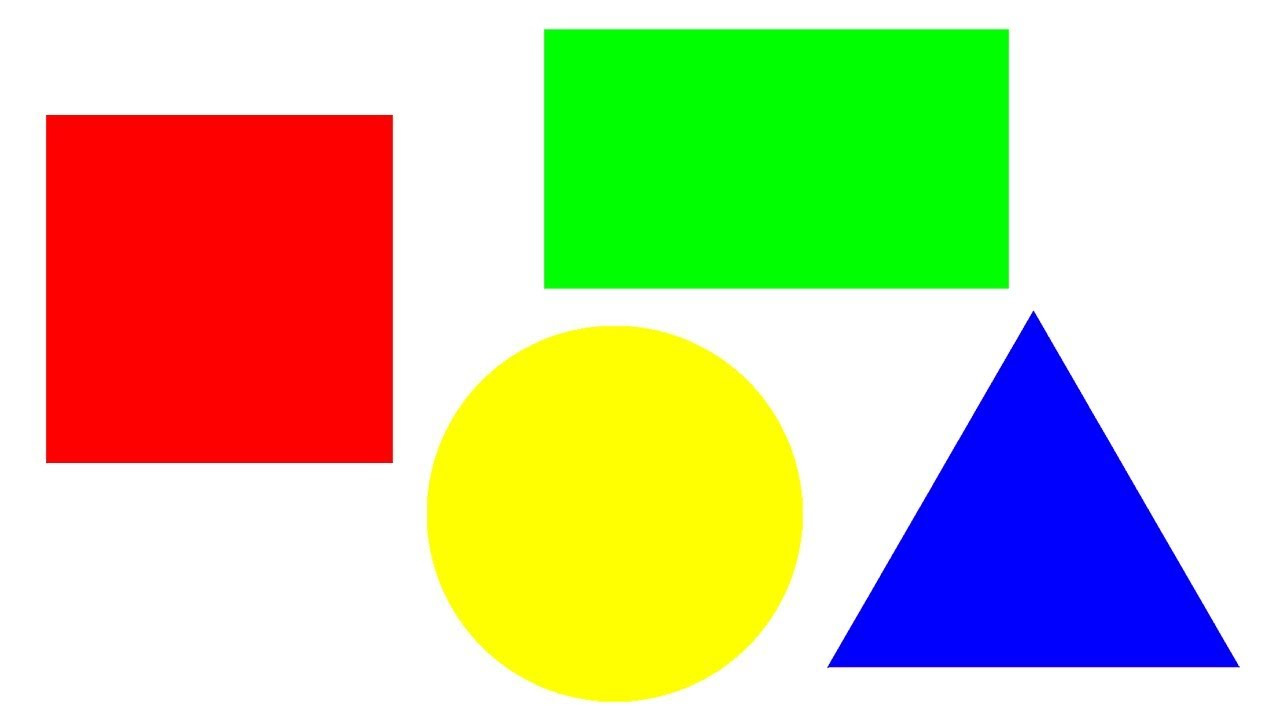
#> input picture ImageProcessing/0724/0724/image.jpg, 1280 x 720 px
$ python module2.py
#> lines starting #> are read from the running program, lines starting #| are printed output that depends on the picture; after the words box and inside, x2 and y2 are one past the last pixel; in counts of white or black regions, pixels touching at a corner belong together

import cv2
import numpy as np
from matplotlib import pyplot as plt

img = cv2.imread('image.jpg', cv2.IMREAD_GRAYSCALE)
#> img: shape (720, 1280); min 18, max 255, mean 196.1
th=150
th_max = 255

ret1, thresh1 = cv2.threshold(img, th, th_max, cv2.THRESH_BINARY)
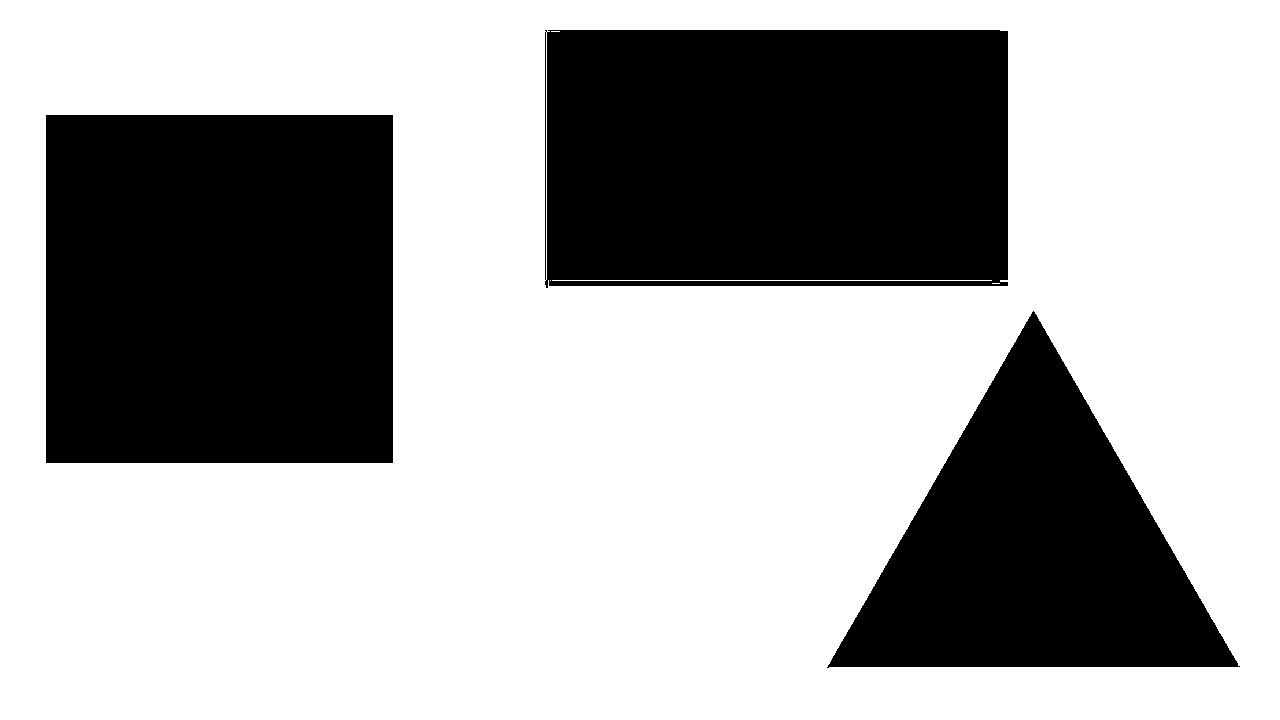
#> thresh1: shape (720, 1280); 66.1% white; 3 black regions, box (x1, y1, x2, y2) and area: (46, 115, 393, 463) 120756, (545, 30, 1008, 288) 117789, (827, 311, 1240, 668) 73507
#> ret1 = 150
ret2, thresh2 = cv2.threshold(img, th, th_max, cv2.THRESH_BINARY_INV)
#> ret2 = 150
ret3, thresh3 = cv2.threshold(img, th, th_max, cv2.THRESH_TRUNC)
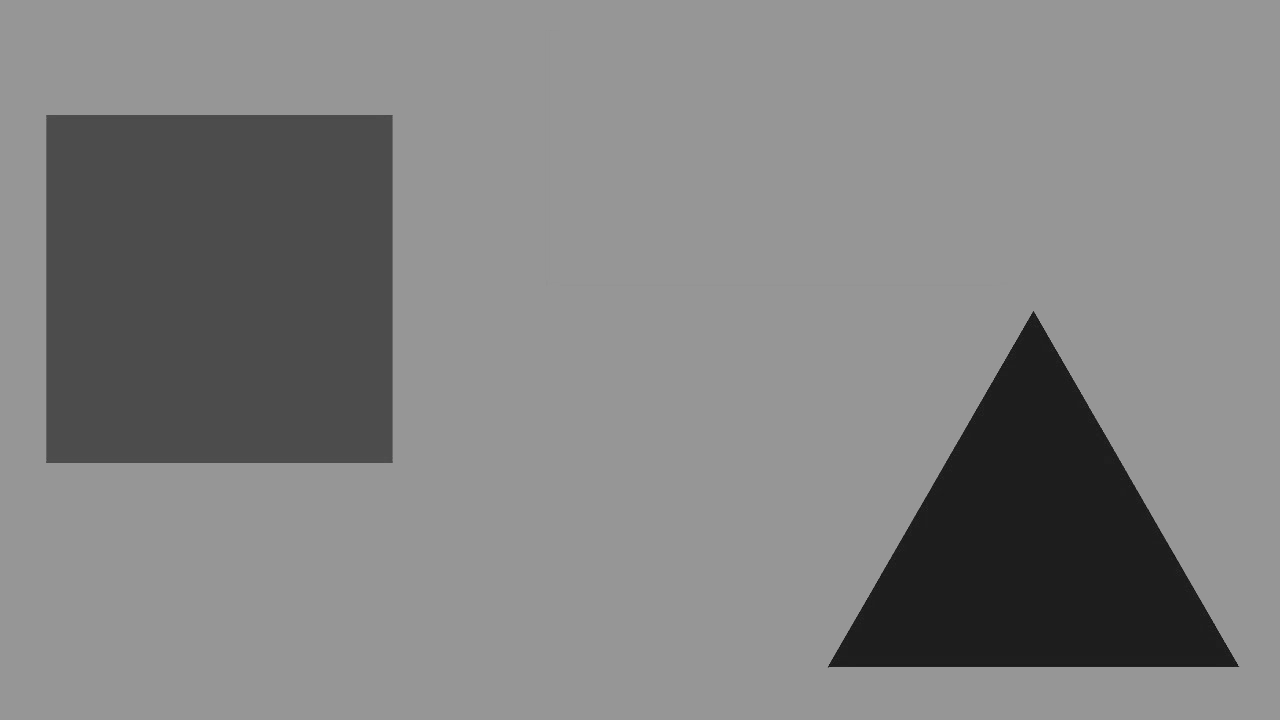
#> thresh3: shape (720, 1280); min 18, max 150, mean 130.7
#> ret3 = 150
ret4, thresh4 = cv2.threshold(img, th, th_max, cv2.THRESH_TOZERO)
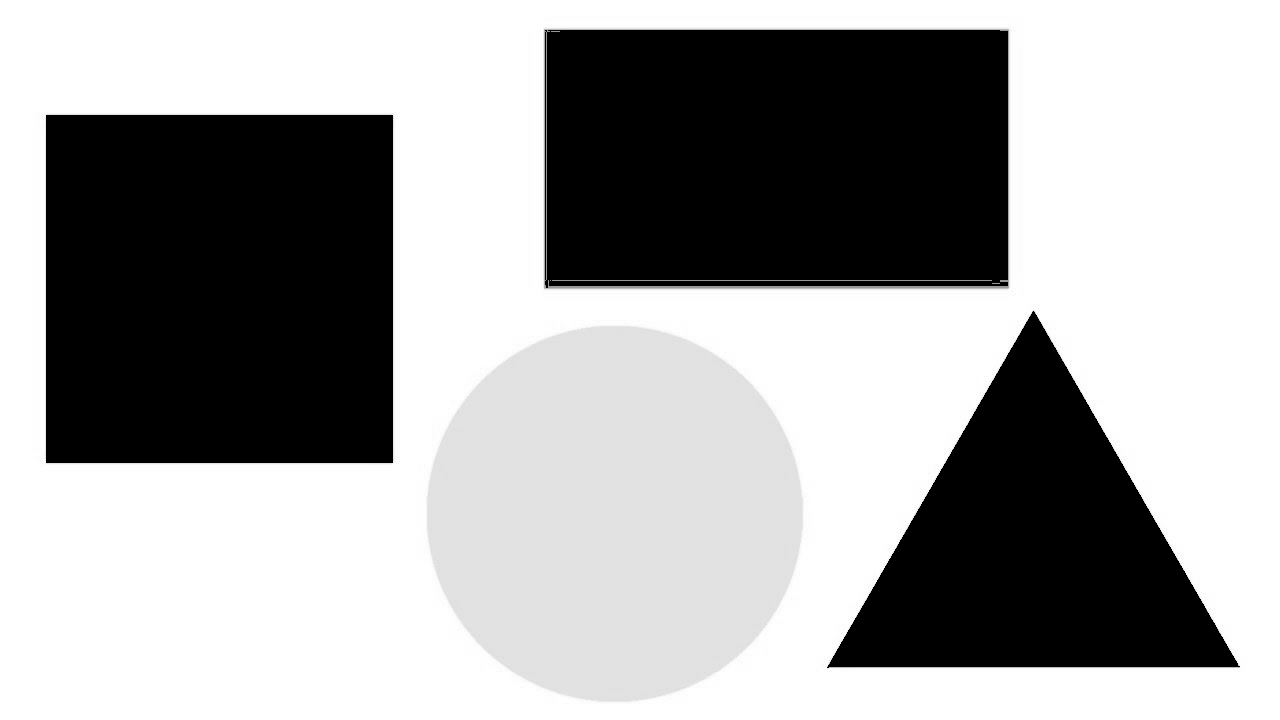
#> thresh4: shape (720, 1280); min 0, max 255, mean 164.6
#> ret4 = 150
ret5, thresh5 = cv2.threshold(img, th, th_max, cv2.THRESH_TOZERO_INV)
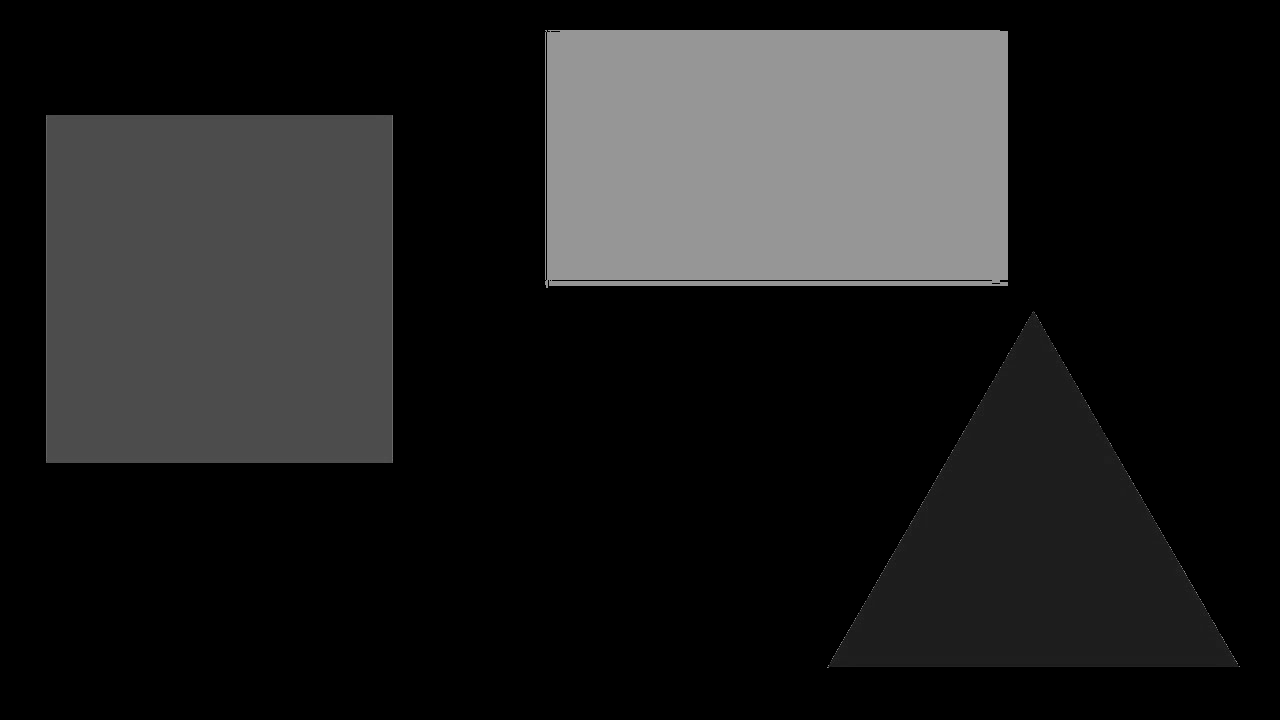
#> thresh5: shape (720, 1280); min 0, max 150, mean 31.5
#> ret5 = 150
#ret1, thresh1 = cv2.threshold(img, th, th_max, cv2.THRESH_BINARY)

titles = ['Original', 'BINARY' ,'BINARY_INV', ' TRUNC' ,' TOZERO', 'TOZERO_INV']
images= [img,thresh1, thresh2, thresh3, thresh4, thresh5]

for i in range(6):
    plt.subplot(2, 3, i+1)
    plt.imshow(images[i], 'gray')
    plt.title(titles[i])
    plt.xticks([])
    plt.yticks([])


plt.show()
